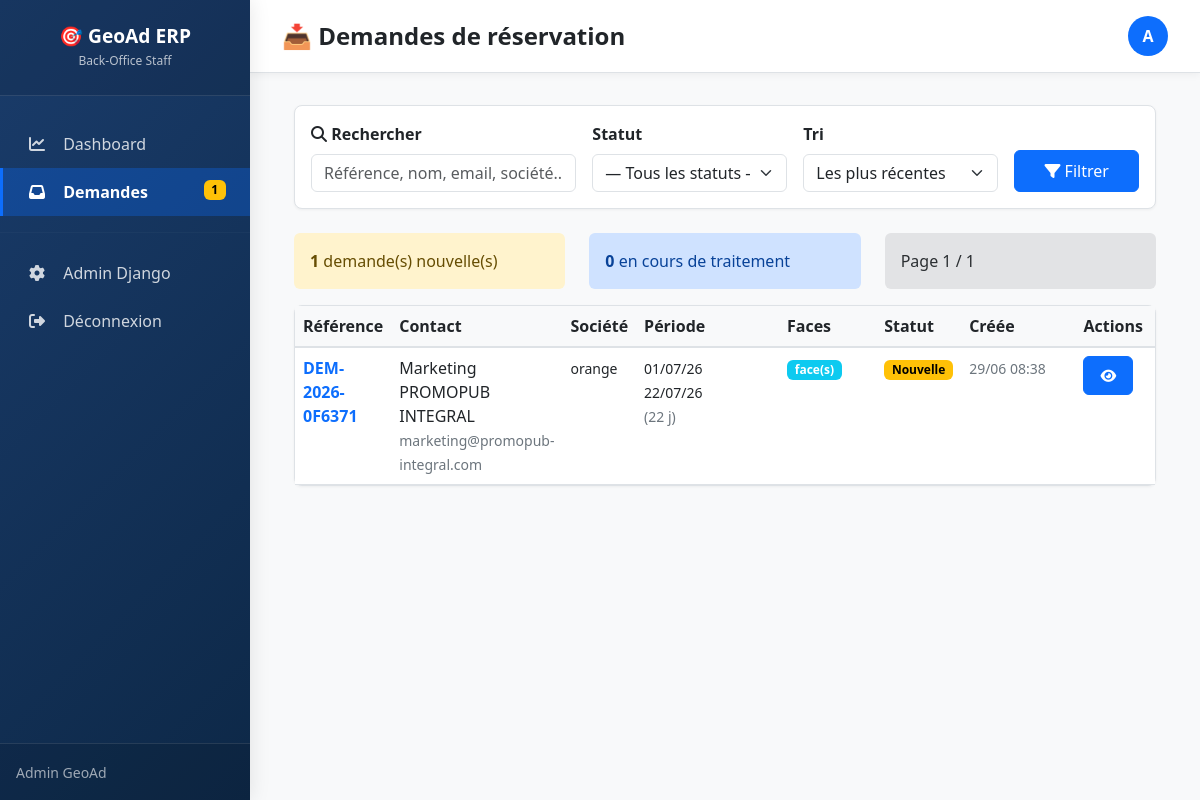
The app's page /gestion/campaigns/demandes/ (signed in), older data.
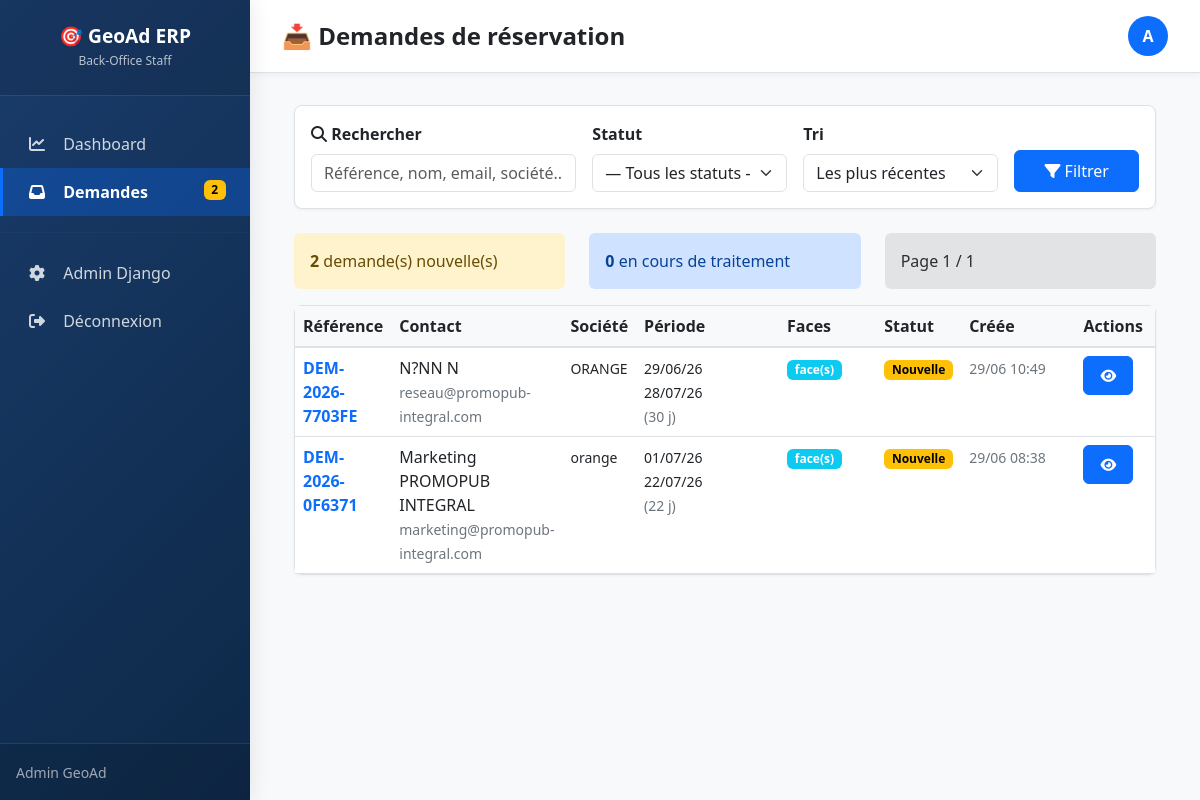
The same page, newer data.
### accounts/models.py (models this page shows, shortened)
class User(AbstractUser):
    ROLE_ADMIN      = 'admin'
    ROLE_STAFF      = 'staff'
    ROLE_TECHNICIEN = 'technicien'
    ROLE_CLIENT     = 'client'
    ROLE_CHOICES = [
        (ROLE_ADMIN,      'Administrateur'),
        (ROLE_STAFF,      'Staff Régie'),
        (ROLE_TECHNICIEN, 'Technicien'),
        (ROLE_CLIENT,     'Client'),
    ]
    role           = models.CharField(max_length=20, choices=ROLE_CHOICES, default=ROLE_STAFF)
    telephone      = models.CharField(max_length=30, blank=True)
    avatar         = models.ImageField(upload_to='avatars/', blank=True, null=True)
    client_profile = models.OneToOneField(
        'campaigns.Client', on_delete=models.SET_NULL,
        null=True, blank=True, related_name='user_account'
    )
    class Meta:
        verbose_name        = 'Utilisateur'
        verbose_name_plural = 'Utilisateurs'
    @property
    def client(self):
        """Raccourci : retourne le Client lié ou None."""
        if self.role == self.ROLE_CLIENT:
            return self.client_profile
        return None

### campaigns/models.py (models this page shows, shortened)
class DemandeReservation(models.Model):
    STATUT_NOUVELLE  = 'nouvelle'
    STATUT_EN_COURS  = 'en_cours'
    STATUT_VALIDEE   = 'validee'
    STATUT_REFUSEE   = 'refusee'
    STATUT_CHOICES = [
        (STATUT_NOUVELLE,  'Nouvelle'),
        (STATUT_EN_COURS,  'En cours de traitement'),
        (STATUT_VALIDEE,   'Validée — Réservation créée'),
        (STATUT_REFUSEE,   'Refusée'),
    ]
    uuid = models.UUIDField(
        default=uuid.uuid4,
        editable=False,
        unique=True,
        db_index=True,
        verbose_name="Identifiant public",
    )
    reference = models.CharField(
        max_length=50,
        unique=True,
        blank=True,
        verbose_name="Référence",
        help_text="Générée automatiquement. Ex: DEM-2026-A3F9K2",
    )
    nom_contact = models.CharField(
        max_length=200,
        verbose_name="Nom complet",
    )
    societe = models.CharField(
        max_length=200,
        blank=True,
        verbose_name="Société / Organisation",
    )
    email = models.EmailField(
        verbose_name="Email",
    )
    telephone = models.CharField(
        max_length=30,
        verbose_name="Téléphone",
    )
    accepte_contact = models.BooleanField(
        default=False,
        verbose_name="Accepte d'être recontacté",
        help_text="Le visiteur a coché la case d'acceptation de contact commercial.",
    )
    faces_souhaitees = models.ManyToManyField(
        'inventory.FacePanneau',
        blank=True,
        related_name='demandes_reservation',
        verbose_name="Faces souhaitées",
    )
    supports_souhaites = models.ManyToManyField(
        'inventory.Support',
        blank=True,
        related_name='demandes_reservation',
        verbose_name="Supports souhaités (écrans)",
    )
    date_debut_souhaitee = models.DateField(
        verbose_name="Date de début souhaitée",
    )
    date_fin_souhaitee = models.DateField(
        verbose_name="Date de fin souhaitée",
    )
    nom_campagne = models.CharField(
        max_length=200,
        blank=True,
        verbose_name="Nom de la campagne / projet",
    )
    message = models.TextField(
        blank=True,
        verbose_name="Message libre",
    )
    statut = models.CharField(
        max_length=20,
        choices=STATUT_CHOICES,
        default=STATUT_NOUVELLE,
        verbose_name="Statut",
        db_index=True,
    )
    notes_staff = models.TextField(
        blank=True,
        verbose_name="Notes internes staff",
        help_text="Visible uniquement par le staff. Motif de refus, remarques…",
    )
    traite_par = models.ForeignKey(
        settings.AUTH_USER_MODEL,
        on_delete=models.SET_NULL,
        null=True, blank=True,
        related_name='demandes_traitees',
        verbose_name="Traité par",
    )
    traite_le = models.DateTimeField(
        null=True, blank=True,
        verbose_name="Traité le",
    )
    client = models.ForeignKey(
        Client,
        on_delete=models.SET_NULL,
        null=True, blank=True,
        related_name='demandes_reservation',
        verbose_name="Client associé",
        help_text="Renseigné par le staff après validation.",
    )
    reservation = models.ForeignKey(
        Reservation,
        on_delete=models.SET_NULL,
        null=True, blank=True,
        related_name='demande_origine',
        verbose_name="Réservation créée",
        help_text="Réservation officielle créée par le staff après validation.",
    )
    created_at = models.DateTimeField(
        auto_now_add=True,
        verbose_name="Créée le",
    )
    updated_at = models.DateTimeField(
        auto_now=True,
        verbose_name="Mise à jour le",
    )
    class Meta:
        verbose_name          = "Demande de réservation"
        verbose_name_plural   = "Demandes de réservation"
        ordering              = ['-created_at']
        indexes               = [
            models.Index(fields=['statut', '-created_at']),
            models.Index(fields=['email']),
        ]
    @property
    def duree_jours(self) -> int:
        if self.date_debut_souhaitee and self.date_fin_souhaitee:
            return (self.date_fin_souhaitee - self.date_debut_souhaitee).days + 1
        return 0

### campaigns/views.py (the view, shortened to what this page needs)
class DemandeListView(StaffOnlyMixin, View):
    template_name = 'staff/demandes_liste.html'
    def get(self, request):
        qs = (
            DemandeReservation.objects
            .select_related('client', 'traite_par')
            .prefetch_related('faces_souhaitees__support', 'supports_souhaites')
        )
        statut = request.GET.get('statut', '').strip()
        q      = request.GET.get('q', '').strip()
        tri    = request.GET.get('tri', '-created_at').strip()
        if statut and statut in dict(DemandeReservation.STATUT_CHOICES):
            qs = qs.filter(statut=statut)
        if tri in ['-created_at', 'created_at', '-date_debut_souhaitee', 'date_debut_souhaitee']:
            qs = qs.order_by(tri)
        else:
            qs = qs.order_by('-created_at')
        paginator = Paginator(qs, 20)
        page_obj  = paginator.get_page(request.GET.get('page', 1))
        nb_nouvelles = DemandeReservation.objects.filter(
            statut=DemandeReservation.STATUT_NOUVELLE
        ).count()
        nb_en_cours = DemandeReservation.objects.filter(
            statut=DemandeReservation.STATUT_EN_COURS
        ).count()
        return render(request, self.template_name, {
            'page_obj':          page_obj,
            'statut':            statut,
            'q':                 q,
            'tri':               tri,
            'statut_choices':    DemandeReservation.STATUT_CHOICES,
            'nb_nouvelles':      nb_nouvelles,
            'nb_en_cours':       nb_en_cours,
        })

### templates/staff/demandes_liste.html (shortened to what this page needs)
{% extends 'staff/base_staff.html' %}
{% load static %}
{% block page_title %}📥 Demandes de réservation{% endblock %}
{% block content %}
<div class="container-fluid">
    <div class="card mb-4">
        <div class="card-body">
            <form method="get" class="row g-3 align-items-end">
                <div class="col-md-4">
                    <label class="form-label" for="search-input">
                        <i class="fas fa-search"></i> Rechercher
                    </label>
                    <input type="text"
                           class="form-control"
                           id="search-input"
                           name="q"
                           value="{{ q }}"
                           placeholder="Référence, nom, email, société...">
                </div>
                <div class="col-md-3">
                    <label class="form-label" for="statut-select">Statut</label>
                    <select class="form-select" id="statut-select" name="statut">
                        <option value="">— Tous les statuts —</option>
                    </select>
                </div>
                <div class="col-md-3">
                    <label class="form-label" for="tri-select">Tri</label>
                    <select class="form-select" id="tri-select" name="tri">
                        <option value="-created_at" {% if tri == '-created_at' %}selected{% endif %}>
                            Les plus récentes
                        </option>
                    </select>
                </div>
                <div class="col-md-2">
                    <button type="submit" class="btn btn-primary w-100">
                        <i class="fas fa-filter"></i> Filtrer
                    </button>
                </div>
            </form>
        </div>
    </div>
    <div class="row mb-3">
        <div class="col-md-4">
            <div class="alert alert-warning mb-0">
                <strong>{{ nb_nouvelles }}</strong> demande(s) nouvelle(s)
            </div>
        </div>
        <div class="col-md-4">
            <div class="alert alert-info mb-0">
                <strong>{{ nb_en_cours }}</strong> en cours de traitement
            </div>
        </div>
        <div class="col-md-4">
            <div class="alert alert-secondary mb-0">
                Page {{ page_obj.number }} / {{ page_obj.paginator.num_pages }}
            </div>
        </div>
    </div>
    <div class="card">
        <div class="table-responsive">
            <table class="table table-hover mb-0">
                <thead>
                    <tr>
                        <th>Référence</th>
                        <th>Contact</th>
                        <th>Société</th>
                        <th style="width: 150px;">Période</th>
                        <th style="width: 100px;">Faces</th>
                        <th>Statut</th>
                        <th style="width: 120px;">Créée</th>
                        <th style="width: 80px;">Actions</th>
                    </tr>
                </thead>
                <tbody>
                    {% if page_obj %}
                        {% for demande in page_obj %}
                            <tr>
                                <td>
                                    <strong class="text-primary">
                                        {{ demande.reference }}
                                    </strong>
                                </td>
                                <td>
                                    <div>{{ demande.nom_contact }}</div>
                                    <small class="text-muted">{{ demande.email }}</small>
                                </td>
                                <td>
                                    {% if demande.societe %}
                                        <small>{{ demande.societe }}</small>
                                    {% else %}
                                        <small class="text-muted">—</small>
                                    {% endif %}
                                </td>
                                <td>
                                    <small>
                                        {{ demande.date_debut_souhaitee|date:"d/m/y" }}<br>
                                        {{ demande.date_fin_souhaitee|date:"d/m/y" }}<br>
                                        <span class="text-muted">({{ demande.duree_jours }} j)</span>
                                    </small>
                                </td>
                                <td>
                                    <span class="badge bg-info">
                                        {{ demande.nb_faces }} face(s)
                                    </span>
                                </td>
                                <td>
                                    <span class="badge badge-{{ demande.statut }}">
                                        {{ demande.get_statut_display }}
                                    </span>
                                </td>
                                <td>
                                    <small class="text-muted">
                                        {{ demande.created_at|date:"d/m H:i" }}
                                    </small>
                                </td>
                                <td>
                                    <a href="{% url 'staff:demande_detail' demande.uuid %}"
                                       class="btn btn-sm btn-primary"
                                       title="Voir détail">
                                        <i class="fas fa-eye"></i>
                                    </a>
                                </td>
                            </tr>
                        {% endfor %}
                    {% endif %}
                </tbody>
            </table>
        </div>
    </div>
</div>
{% endblock %}

### templates/staff/base_staff.html (shortened to what this page needs)
{% load static %}
<!DOCTYPE html>
<html lang="fr">
<head>
    <link href="https://cdn.jsdelivr.net/npm/bootstrap@5.3.0/dist/css/bootstrap.min.css" rel="stylesheet">
    <link rel="stylesheet" href="https://cdnjs.cloudflare.com/ajax/libs/font-awesome/6.4.0/css/all.min.css">
</head>
<body>
    <div class="sidebar">
        <div class="sidebar-brand">
            <h5>🎯 GeoAd ERP</h5>
            <small>Back-Office Staff</small>
        </div>
        <nav class="sidebar-nav">
            <a href=""
               class="{% if request.resolver_match.url_name == 'dashboard' %}active{% endif %}">
                <i class="fas fa-chart-line"></i>
                Dashboard
            </a>
            <a href=""
               class="{% if 'demande' in request.resolver_match.url_name %}active{% endif %}">
                <i class="fas fa-inbox"></i>
                Demandes
                {% if nb_nouvelles %}
                    <span class="badge badge-nouvelle float-end">{{ nb_nouvelles }}</span>
                {% endif %}
            </a>
            <hr style="border-color: rgba(255,255,255,0.1); margin: 1rem 0;">
            <a href="{% url 'admin:index' %}" target="_blank">
                <i class="fas fa-cog"></i>
                Admin Django
            </a>
            <a href="{% url 'admin:logout' %}">
                <i class="fas fa-sign-out-alt"></i>
                Déconnexion
            </a>
        </nav>
        <div class="sidebar-footer" style="padding-bottom: 1rem;">
            <small style="color: rgba(255,255,255,0.6);">
                {{ request.user.get_full_name|default:request.user.username }}
            </small>
        </div>
    </div>
    <div class="main-content">
        <div class="topbar">
            <h1 class="topbar-title">{% block page_title %}Page{% endblock %}</h1>
            <div class="topbar-user">
                <div class="topbar-user-avatar">
                    {{ request.user.get_full_name|first|default:request.user.username|first|upper }}
                </div>
            </div>
        </div>
        <div class="page-content">
            {% block content %}{% endblock %}
        </div>
    </div>
</body>
</html>

Row changes from the older to the newer data that the page shows:
added DemandeReservation: reference "DEM-2026-7703FE", nom_contact "N?NN N", email "reseau@promopub-integral.com", societe "ORANGE", date_debut_souhaitee "29/06/26", date_fin_souhaitee "28/07/26", duree_jours "30", statut "Nouvelle", created_at "29/06 10:49"
Text that changed along with them:
{{ nb_nouvelles }}: "1" → "2"
